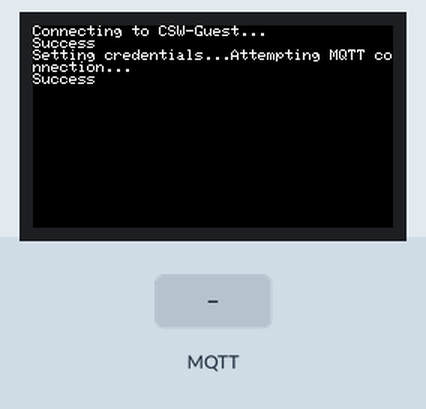
A sketch run on a simulated ESP32. On the bench: 240×135 colour display. The inputs (shaded band) are chosen by the test bench. WiFi joins after 1.5 s; servers stay silent unless stated; no MQTT or app messages arrive unless stated.

Above: at 2.8 s.
2.9 s: MQTT message "1" arrives on the first subscribed topic
At 12.9 s:
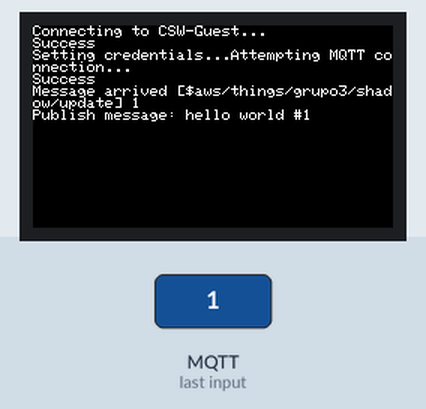
21.2 s: MQTT message "on" arrives on the first subscribed topic
At 23.1 s:
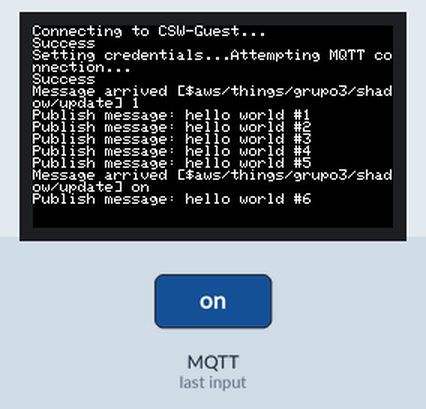
27.2 s: MQTT message "0" arrives on the first subscribed topic
At 29.0 s:
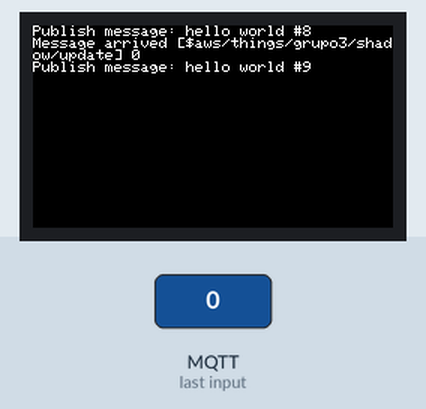
33.2 s: MQTT message "off" arrives on the first subscribed topic
At 34.9 s:
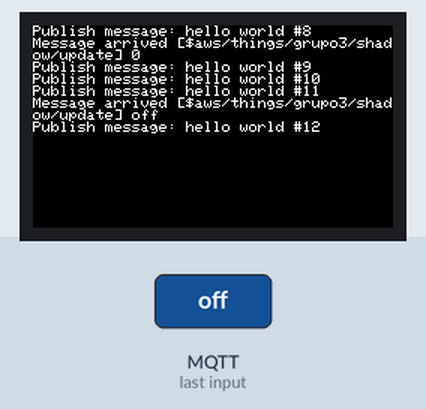
37.2 s: MQTT message "on" arrives on the first subscribed topic
At 37.6 s:
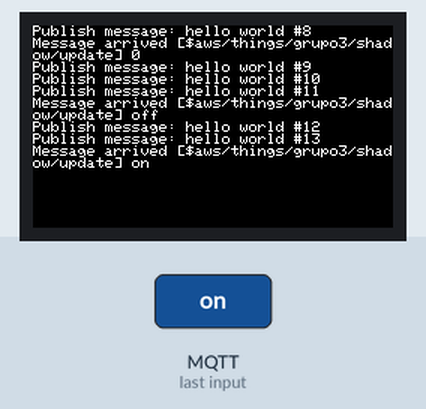
38.7 s: MQTT message "2" arrives on the first subscribed topic
At 39.2 s:
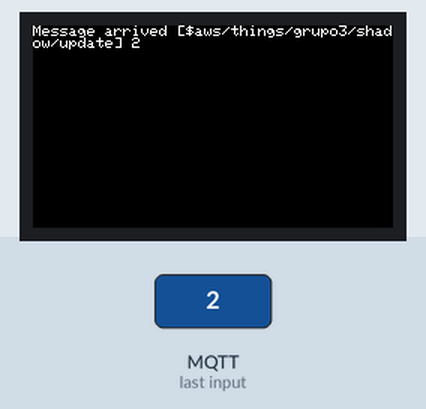
Timing chart, 0 to 41.2 s (numbered marks = the images above; inputs shaded):
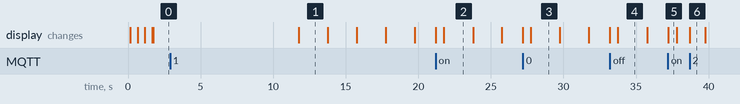

Measured:
- after the input at 2.9 s, the display: changes after 8.8 s (image 1)
- after the input at 21.2 s, the display: first changes at once (image 2 shows a later state)
- after the input at 27.2 s, the display: first changes at once (image 3 shows a later state)
- after the input at 33.2 s, the display: first changes at once (image 4 shows a later state)
- after the input at 37.2 s, the display: changes at once (image 5)
- after the input at 38.7 s, the display: changes at once (image 6)
- what the display in image 1 shows lasts 2.0 s, from 11.7 s to 13.7 s

The sketch:

mqtt.ino
```cpp
// (licence header left out)
#include "M5StickCPlus.h"
#include "secrets.h"

#include <WiFi.h>
#include <PubSubClient.h>
#include <WiFiClientSecure.h>

WiFiClientSecure espClient;
PubSubClient client(espClient);

unsigned long lastMsg = 0;
#define MSG_BUFFER_SIZE (50)
char msg[MSG_BUFFER_SIZE];
int value = 0;

void setupWifi();
void callback(char *topic, byte *payload, unsigned int length);
void reConnect();

void setup()
{
    M5.begin();
    M5.Lcd.setRotation(3);
    setupWifi();
    setupCredentials();

    client.setServer(mqtt_server, 8883); // Sets the server details.  配置所连接的服务器

    client.setCallback(callback); // Sets the message callback function.  设置消息回调函数
}

void loop()
{
    if (!client.connected())
    {
        reConnect();
    }
    client.loop(); // This function is called periodically to allow clients to
                   // process incoming messages and maintain connections to the
                   // server.

    unsigned long now =
        millis(); // Obtain the host startup duration.
    if (now - lastMsg > 2000)
    {
        lastMsg = now;
        ++value;
        snprintf(msg, MSG_BUFFER_SIZE, "hello world #%ld",
                 value); // Format to the specified string and store it in MSG.
        M5.Lcd.print("Publish message: ");
        M5.Lcd.println(msg);
        client.publish("M5Stack", msg); // Publishes a message to the specified
                                        // topic.
        if (value % 7 == 0)
        {
            M5.Lcd.fillScreen(BLACK);
            M5.Lcd.setCursor(0, 0);
        }
    }
}

void setupWifi()
{
    delay(10);
    M5.Lcd.printf("Connecting to %s", ssid);
    WiFi.mode(
        WIFI_STA);              // Set the mode to WiFi station mode.
    WiFi.begin(ssid, password); // Start Wifi connection.

    while (WiFi.status() != WL_CONNECTED)
    {
        delay(500);
        M5.Lcd.print(".");
    }
    M5.Lcd.printf("\nSuccess\n");
}

void setupCredentials()
{
    delay(10);
    M5.Lcd.printf("Setting credentials...");

    espClient.setCACert(cacert);
    espClient.setCertificate(client_cert); // for client verification
    espClient.setPrivateKey(privkey);      // for client verification
}

void callback(char *topic, byte *payload, unsigned int length)
{
    M5.Lcd.print("Message arrived [");
    M5.Lcd.print(topic);
    M5.Lcd.print("] ");
    for (int i = 0; i < length; i++)
    {
        M5.Lcd.print((char)payload[i]);
    }
    M5.Lcd.println();
}
void reConnect()
{
    //     while (!client.connected())
    //     {
    M5.Lcd.print("Attempting MQTT connection...");

    if (client.connect(THINGNAME))
    {
        M5.Lcd.printf("\nSuccess\n");
        client.publish("$aws/things/grupo3/shadow/update",
                       "{\"state\": {\"desired\": {\"led\": 1}}}");

        client.subscribe("$aws/things/grupo3/shadow/update");
    }
    else
    {
        M5.Lcd.print("failed, rc= ");
        M5.Lcd.print(client.state());
        M5.Lcd.println(", try again in 5 seconds");
        delay(5000);
    }
    delay(10000);
    // }
}
```

secrets.h
```cpp
#include <pgmspace.h>

#define SECRET

const char ssid[] = "CSW-Guest";
const char password[] = "Critical98";

#define THINGNAME "grupo3"

int8_t TIME_ZONE = 0;         // UTC
#define USE_SUMMER_TIME_DST 1 // uncomment to use DST

const char mqtt_server[] = "a1yj9lgdqxsds2-ats.iot.eu-west-2.amazonaws.com";

// Obtain First CA certificate for Amazon AWS
// https://docs.aws.amazon.com/iot/latest/developerguide/managing-device-certs.html#server-authentication
// Copy contents from CA certificate here ▼
static const char cacert[] PROGMEM = R"EOF(
-----BEGIN CERTIFICATE-----
MIIDQTCCAimgAwIBAgITBmyfz5m/jAo54vB4ikPmljZbyjANBgkqhkiG9w0BAQsF
ADA5MQswCQYDVQQGEwJVUzEPMA0GA1UEChMGQW1hem9uMRkwFwYDVQQDExBBbWF6
b24gUm9vdCBDQSAxMB4XDTE1MDUyNjAwMDAwMFoXDTM4MDExNzAwMDAwMFowOTEL
MAkGA1UEBhMCVVMxDzANBgNVBAoTBkFtYXpvbjEZMBcGA1UEAxMQQW1hem9uIFJv
b3QgQ0EgMTCCASIwDQYJKoZIhvcNAQEBBQADggEPADCCAQoCggEBALJ4gHHKeNXj
ca9HgFB0fW7Y14h29Jlo91ghYPl0hAEvrAIthtOgQ3pOsqTQNroBvo3bSMgHFzZM
9O6II8c+6zf1tRn4SWiw3te5djgdYZ6k/oI2peVKVuRF4fn9tBb6dNqcmzU5L/qw
IFAGbHrQgLKm+a/sRxmPUDgH3KKHOVj4utWp+UhnMJbulHheb4mjUcAwhmahRWa6
VOujw5H5SNz/0egwLX0tdHA114gk957EWW67c4cX8jJGKLhD+rcdqsq08p8kDi1L
93FcXmn/6pUCyziKrlA4b9v7LWIbxcceVOF34GfID5yHI9Y/QCB/IIDEgEw+OyQm
jgSubJrIqg0CAwEAAaNCMEAwDwYDVR0TAQH/BAUwAwEB/zAOBgNVHQ8BAf8EBAMC
AYYwHQYDVR0OBBYEFIQYzIU07LwMlJQuCFmcx7IQTgoIMA0GCSqGSIb3DQEBCwUA
A4IBAQCY8jdaQZChGsV2USggNiMOruYou6r4lK5IpDB/G/wkjUu0yKGX9rbxenDI
U5PMCCjjmCXPI6T53iHTfIUJrU6adTrCC2qJeHZERxhlbI1Bjjt/msv0tadQ1wUs
N+gDS63pYaACbvXy8MWy7Vu33PqUXHeeE6V/Uq2V8viTO96LXFvKWlJbYK8U90vv
o/ufQJVtMVT8QtPHRh8jrdkPSHCa2XV4cdFyQzR1bldZwgJcJmApzyMZFo6IQ6XU
5MsI+yMRQ+hDKXJioaldXgjUkK642M4UwtBV8ob2xJNDd2ZhwLnoQdeXeGADbkpy
rqXRfboQnoZsG4q5WTP468SQvvG5
-----END CERTIFICATE-----
)EOF";

// Copy contents from XXXXXXXX-certificate.pem.crt here ▼
static const char client_cert[] PROGMEM = R"KEY(
-----BEGIN CERTIFICATE-----
MIIDWjCCAkKgAwIBAgIVANAkgDvXWEl9con6FR5KdoE7s4KjMA0GCSqGSIb3DQEB
CwUAME0xSzBJBgNVBAsMQkFtYXpvbiBXZWIgU2VydmljZXMgTz1BbWF6b24uY29t
IEluYy4gTD1TZWF0dGxlIFNUPVdhc2hpbmd0b24gQz1VUzAeFw0yMjA4MDUwODU4
NTZaFw00OTEyMzEyMzU5NTlaMB4xHDAaBgNVBAMME0FXUyBJb1QgQ2VydGlmaWNh
dGUwggEiMA0GCSqGSIb3DQEBAQUAA4IBDwAwggEKAoIBAQDBaXbNxAFfS8JNOFVj
kmEJFCxLI3XrqbD/ILcvNHkoCf7rq9h2DeRruS87YlnDTK5fwuduVslNwa821umm
zrMyfe1oW/QkiNcT3DxvX2z08FpHZM3K6buXtWNsvOPEW8//F/AGlOq3FQeobXhN
fu5qMqFUGbJ/VZ6vqLvW2mm5lSOxNpupr69/Hf09QrAryoaec5wFPzd87mr3Bwil
7jGBcPTBpPa5tg7DTODRWh6z82fVV7t0du5a0QHPG8n75voILX6jzfURUWz6WeOG
DXEbXXoujR5OW3ADd4KUw2bU/KRpYhGQI4n+5MT/0whSaGmlV9vgBA3aT/x9Pdx+
x1bBAgMBAAGjYDBeMB8GA1UdIwQYMBaAFKOm1ERk3XHUYtubEjfoFv2J0meGMB0G
A1UdDgQWBBTudMWwq0j/VSrrovGVR6MmsvOdcjAMBgNVHRMBAf8EAjAAMA4GA1Ud
DwEB/wQEAwIHgDANBgkqhkiG9w0BAQsFAAOCAQEAOxDExQnyCchzN4BJwTl9RcGW
41mUHhCEabr7lQ9Kg+HMfhWsmxV/6f13GJ/n/mmPI9PzzDt4V7/0PjGqEOd1/hSv
o/V+6W4hFTHYDEzjqNU7UnhHfwbAmApLOTt2Jp+k/PGZf4aSNyO4zGJPrdX1AeSt
j72vcSv1KBw33efXzJ2huF4g6DMvuEI/sBxZ4+7AQfTfibQPE1+1R/r9t7NC3fEF
vkLpDh7uLosyCc6F6OgXTa+dgr38oPBkiYxyUpi0G3JGPSBdMsQFxolfHbn92vbi
90M+hTK5vrzStZZ3nKSGfr5oghzMO/d+52d3DqLij+0aZZ7D4bLS0PVLdnONpQ==
-----END CERTIFICATE-----
)KEY";

// Copy contents from  XXXXXXXX-private.pem.key here ▼
static const char privkey[] PROGMEM = R"KEY(
-----BEGIN RSA PRIVATE KEY-----
MIIEowIBAAKCAQEAwWl2zcQBX0vCTThVY5JhCRQsSyN166mw/yC3LzR5KAn+66vY
dg3ka7kvO2JZw0yuX8LnblbJTcGvNtbpps6zMn3taFv0JIjXE9w8b19s9PBaR2TN
yum7l7VjbLzjxFvP/xfwBpTqtxUHqG14TX7uajKhVBmyf1Wer6i71tppuZUjsTab
qa+vfx39PUKwK8qGnnOcBT83fO5q9wcIpe4xgXD0waT2ubYOw0zg0Voes/Nn1Ve7
dHbuWtEBzxvJ++b6CC1+o831EVFs+lnjhg1xG116Lo0eTltwA3eClMNm1PykaWIR
kCOJ/uTE/9MIUmhppVfb4AQN2k/8fT3cfsdWwQIDAQABAoIBAQCaj0EVZhECqnP3
aZEzJQLOUoSi9w+A5/Y9q1M4MeKwEGzawFUW4jsrqq0H86xv2ZNviz2Oe2Qa8zCl
zlChsISbUO6revA7Ue8uO80/4y4a/wfmDbQ291ml/poZh0ks3YH2BJcXa2G2NOQN
wI1mwIyd6R/rKS3ve+h3z4tsQtZCKns6xntypEHw325Zj3dNe7ALtkVZ/Qzf3W5P
zjf0YUKH6XMP0rl1HI7txfN3DsM/4KfcPCh6ngTEJf1oT4yUnUmp1WH6V/MqPEOs
jmOEStmSlJ/yKtInyvVlhbz/LR3tD3DvzYiue62nh7vkwpqYjfwT/Jv6QwEhIqI3
go102xaRAoGBAPTZKED4Rj57jq5iZLfptmX6HAXqj3o0sU9vij5Yqu5oxPfxH7yt
3qN1sPIqHja2QTJcgaOZP13vBAudrJICP0JQxdgoi6aonznfHpasrafrmYOQwFi5
WU1dlx8SrvaI24dYQkiZdF2gPChkoCpZgls/Rx4xqdva5oMHliiMPxdDAoGBAMo4
k/v5vN5sfbHxG95YtKpBQjXYqm065IY9iZ4oxZ+c3azgwn9wSsI9znMdtfr2qGAS
ibLGtsF3sdC4KmPFmPHFmsfl3nbVLP/G+FowuQ2c9H/rY9UTCbJCGsyPEmZapm6L
qq7hbdQTKO/qr8psh2Za/s/AxpPRXgAWUEx/lK+rAoGAedIdvA2K7YWOHOdpkzOe
A6joDm2Ay12yJoKpdpGpIgtQjMgUcUzUq+Ffk20vMSuGzqbF/X6+z16fVaQye0bQ
8I69kOnDab0V07ZWQsNRd226KIJ5oOs/KkX5bYVfNdwr1XAtMm/fPMH/jF1cbxWv
zPRzzusIxxFnhSPeKvh0X38CgYBOoimJNddndjB6XRNFJqE6Ax5H6fR7fQcX3B4D
Tj9qjYj1jICVJYksdvQsd0UoTXmzwgGhbvvpxy1xx+tT2KZcfUZurMgQ1VwmKayx
BXkv/fRlOZccZ8bBdksNeCTjgCRvoAfC8Q3QBZNJl6y7ve/4sTGcf424NRWkWwjm
dkXO+QKBgECtaOBHo/IhipF6VVDwkN6vG3ANmlXx5OjQbCLkQbd6fb5cYBcIpAoT
pJ1V3mBZ6/oniflKwu/so3efwCjwAwb5enfzR3dMv4QFc8UqgAOxvngybv2OGlQs
pUQIHfoKXAS8Dc0HP3zNMu8w2sUoqYEghVtjb1P4xyAKb5cXZFXO
-----END RSA PRIVATE KEY-----
)KEY";
```
